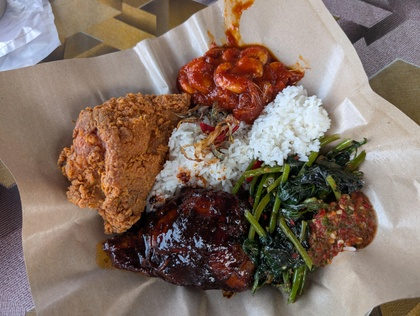
%> input picture nasicampur.jpg, 420 x 316 px, shrunk from 4080 x 3072 before the run
$ octave --eval "result = extractColorFeatures(imread('../nasicampur.jpg'));"   (GNU Octave 9; MATLAB toolbox functions it lacks are replaced by stand-ins)
%> lines starting %> are read from the running program, lines starting %| are printed output that depends on the picture
%% EXTRACT COLOR FEATURES - Color-based Feature Extraction
% Extracts color histogram and statistical features from food images
%
% Syntax:
%   colorFeatures = extractColorFeatures(img)
%   [colorFeatures, featureNames] = extractColorFeatures(img)
%
% Inputs:
%   img - RGB image (double, range [0,1])
%
% Outputs:
%   colorFeatures - 1 x 108 feature vector
%   featureNames  - Cell array of feature names
%
% Features (108 total):
%   - RGB histogram: 16 bins x 3 channels = 48 features
%   - HSV histogram: 16 bins x 3 channels = 48 features
%   - Channel statistics: mean + std x 6 channels = 12 features

function [colorFeatures, featureNames] = extractColorFeatures(img)
    %% Parameters
    numBins = 16;  % Number of histogram bins

    %% Ensure image is double
    if isa(img, 'uint8')
        img = im2double(img);
    end

    %% RGB Histogram Features
    rgbHist = zeros(1, numBins * 3);
    for c = 1:3
        channel = img(:,:,c);
        hist = imhist(channel, numBins);
        hist = hist / sum(hist);  % Normalize
        rgbHist((c-1)*numBins + 1 : c*numBins) = hist';
    end
%> this loop made 3 passes
%> pass 1, in extractColorFeatures, `channel = img(:,:,c);`:
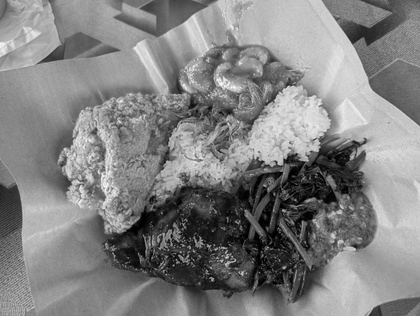
%> channel: size 316x420 double; min 0, max 1, mean 0.509
%> pass 2, in extractColorFeatures, `channel = img(:,:,c);`:
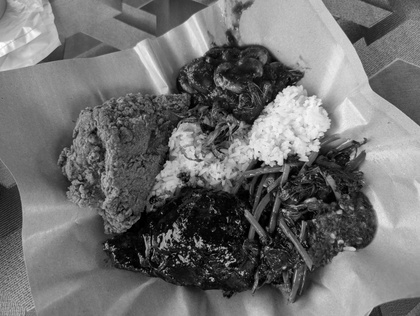
%> channel: size 316x420 double; min 0, max 1, mean 0.438
%> pass 3, in extractColorFeatures, `channel = img(:,:,c);`:
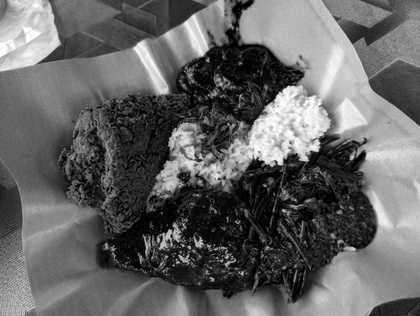
%> channel: size 316x420 double; min 0, max 1, mean 0.395
%> after the loop, rgbHist = 48 values, max 0.132 at index 9, min 7.53e-05 at index 16, mean 0.0625

    %% HSV Histogram Features
    hsvImg = rgb2hsv(img);
%> hsvImg: size 316x420x3 double; mean H, S, V 0.236, 0.323, 0.521
    hsvHist = zeros(1, numBins * 3);
    for c = 1:3
        channel = hsvImg(:,:,c);
        hist = imhist(channel, numBins);
        hist = hist / sum(hist);  % Normalize
        hsvHist((c-1)*numBins + 1 : c*numBins) = hist';
    end
%> this loop made 3 passes
%> pass 1, in extractColorFeatures, `channel = hsvImg(:,:,c);`:
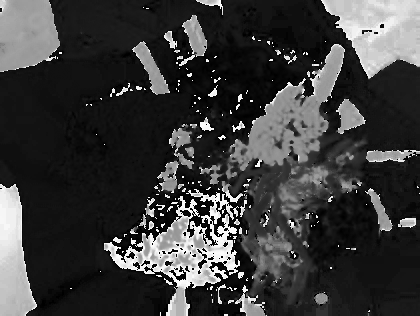
%> channel: size 316x420 double; min 0, max 0.998, mean 0.236
%> pass 2, in extractColorFeatures, `channel = hsvImg(:,:,c);`:
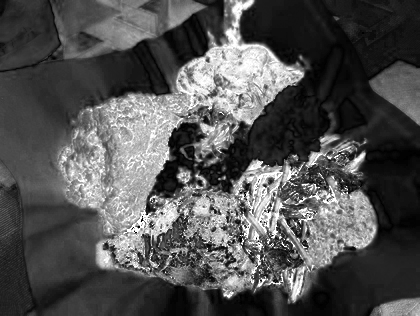
%> channel: size 316x420 double; min 0, max 1, mean 0.323
%> pass 3, in extractColorFeatures, `channel = hsvImg(:,:,c);`:
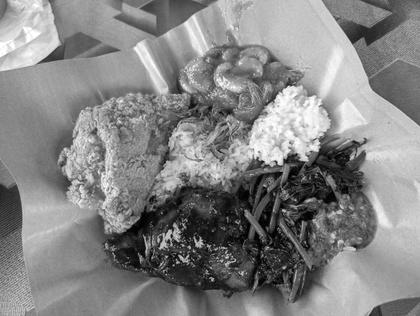
%> channel: size 316x420 double; min 0, max 1, mean 0.521
%> after the loop, hsvHist = 48 values, max 0.522 at index 2, min 0.00393 at index 48, mean 0.0625

    %% Statistical Features
    rgbStats = zeros(1, 6);
    for c = 1:3
        channel = img(:,:,c);
        rgbStats(c) = mean(channel(:));      % Mean
        rgbStats(c + 3) = std(channel(:));   % Std
    end
%> after the loop, rgbStats = [0.509 0.438 0.395 0.21 0.228 0.255]

    hsvStats = zeros(1, 6);
    for c = 1:3
        channel = hsvImg(:,:,c);
        hsvStats(c) = mean(channel(:));      % Mean
        hsvStats(c + 3) = std(channel(:));   % Std
    end
%> after the loop, hsvStats = [0.236 0.323 0.521 0.293 0.269 0.217]

    %% Combine all color features
    colorFeatures = [rgbHist, hsvHist, rgbStats, hsvStats];
%> colorFeatures = 108 values, max 0.522 at index 50, min 7.53e-05 at index 16, mean 0.0916
%> `result = extractColorFeatures(imread('../nasicampur.jpg'));`: result has the same summary as colorFeatures in extractColorFeatures

    %% Generate feature names
    if nargout > 1
        featureNames = cell(1, length(colorFeatures));
        idx = 1;

        % RGB histogram names
        channels = {'R', 'G', 'B'};
        for c = 1:3
            for b = 1:numBins
                featureNames{idx} = sprintf('%s_hist_%d', channels{c}, b);
                idx = idx + 1;
            end
        end

        % HSV histogram names
        channels = {'H', 'S', 'V'};
        for c = 1:3
            for b = 1:numBins
                featureNames{idx} = sprintf('%s_hist_%d', channels{c}, b);
                idx = idx + 1;
            end
        end

        % RGB statistics names
        featureNames{idx} = 'R_mean'; idx = idx + 1;
        featureNames{idx} = 'G_mean'; idx = idx + 1;
        featureNames{idx} = 'B_mean'; idx = idx + 1;
        featureNames{idx} = 'R_std'; idx = idx + 1;
        featureNames{idx} = 'G_std'; idx = idx + 1;
        featureNames{idx} = 'B_std'; idx = idx + 1;

        % HSV statistics names
        featureNames{idx} = 'H_mean'; idx = idx + 1;
        featureNames{idx} = 'S_mean'; idx = idx + 1;
        featureNames{idx} = 'V_mean'; idx = idx + 1;
        featureNames{idx} = 'H_std'; idx = idx + 1;
        featureNames{idx} = 'S_std'; idx = idx + 1;
        featureNames{idx} = 'V_std';
    end
end
